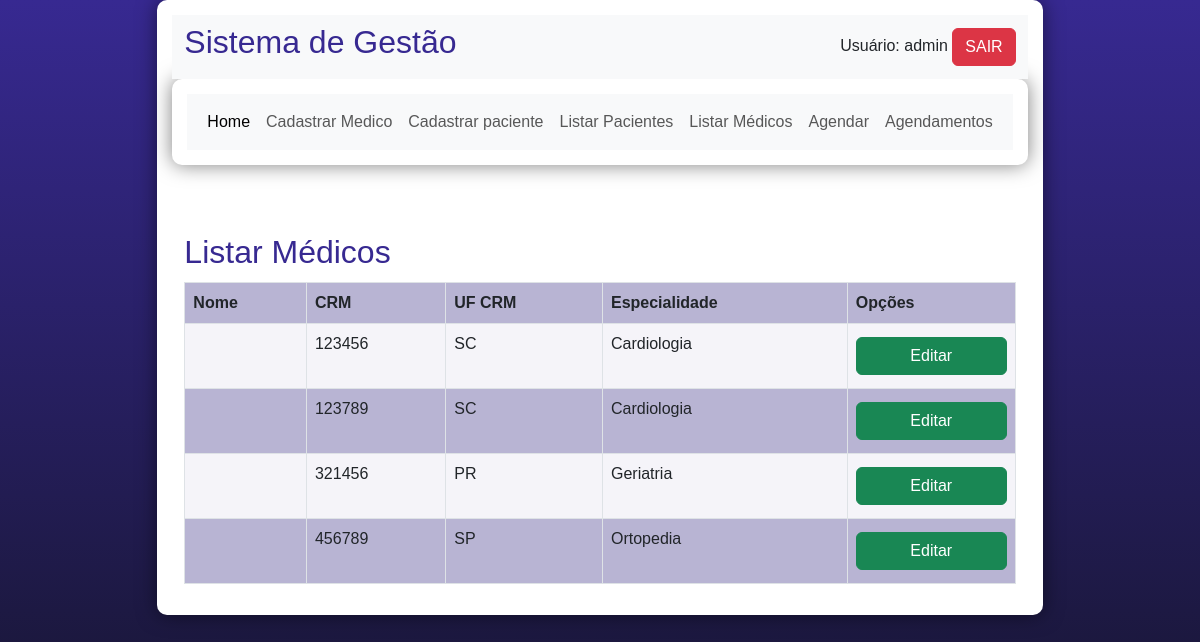
Before: /dashboard.php?page=listar-medicos (signed in) with the older database file.
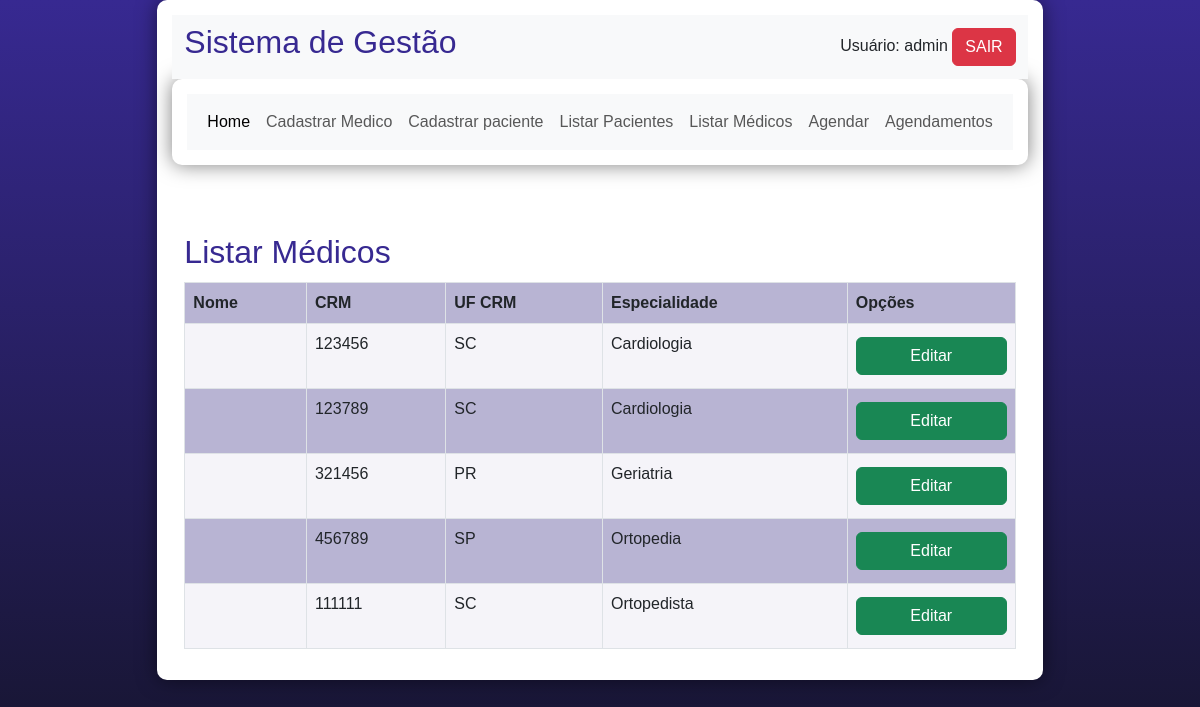
After: the same page with the newer database file.
### tables this page shows
CREATE TABLE `medicos` (
  `id` int(11) NOT NULL,
  `crm` int(6) NOT NULL,
  `ufcrm` varchar(2) NOT NULL,
  `nome` varchar(45) NOT NULL,
  `especialidade` varchar(45) NOT NULL
);

### listar-medicos.php (the view)
<h2>Listar Médicos</h2>
<?php
      $sql = "SELECT * FROM medicos";
      $res = $conn->query($sql);
      $qtd = $res->num_rows;
      if($qtd > 0){
        print "<table class='table table-hover table-striped table-bordered'>";
        print "<tr>";
        print "<th>Nome</th>";
        print "<th>CRM</th>";
        print "<th>UF CRM</th>";
        print "<th>Especialidade</th>";
        print "<th>Opções</th>";
        print "</tr>";
        while($row = $res->fetch_object()){
          print "<tr>";
            print "<td>".$row->nomemedico."</td>";
            print "<td>".$row->crm."</td>";
            print "<td>".$row->ufcrm."</td>";
            print "<td>".$row->especialidade."</td>";
            print " <td>
                    <button class='btn btn-success' onclick=\"location.href='?page=editar-med&id=".$row->id."';\">Editar</button>
                    </td>";
          print "</tr>";
          }
          print "</table>";
        } else{
          print "<p class='alert alert-danger'>Não encontrou nenhum resultado</p>";
      }
  ?>

Changed rows visible on the page:
added medicos: crm "111111", ufcrm "SC", especialidade "Ortopedista"
